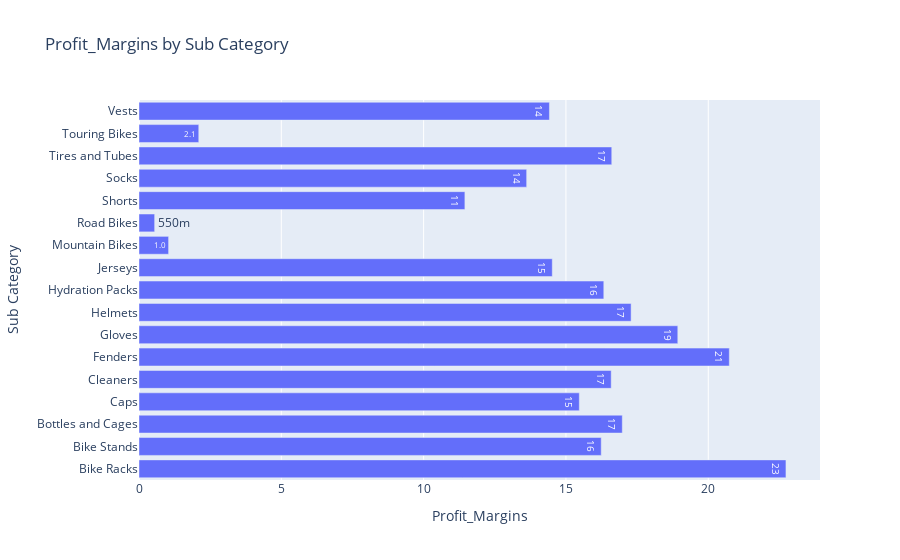

Notebook code cell kept with this figure:
### Code cell
fig=px.bar(Sucategory_Profit_Margin,y='Sub Category',x='Profit_Margins',
           text_auto='.2s',title="Profit_Margins by Sub Category")
fig.update_xaxes(title='Profit_Margins')



fig.show()

### Figure 1 — Plotly figure (JSON) as saved in the notebook; plotly's stock layout.template omitted (floating-point values rounded to 4 significant figures)
{"data": [{"alignmentgroup": "True", "hovertemplate": "Profit_Margins=%{x}<br>Sub Category=%{y}<extra></extra>", "legendgroup": "", "marker": {"color": "#636efa", "pattern": {"shape": ""}}, "name": "", "offsetgroup": "", "orientation": "h", "showlegend": false, "textposition": "auto", "texttemplate": "%{x:.2s}", "type": "bar", "x": [22.73, 16.24, 16.98, 15.47, 16.59, 20.74, 18.93, 17.29, 16.33, 14.52, 1.04, 0.55, 11.45, 13.62, 16.61, 2.1, 14.42], "xaxis": "x", "y": ["Bike Racks", "Bike Stands", "Bottles and Cages", "Caps", "Cleaners", "Fenders", "Gloves", "Helmets", "Hydration Packs", "Jerseys", "Mountain Bikes", "Road Bikes", "Shorts", "Socks", "Tires and Tubes", "Touring Bikes", "Vests"], "yaxis": "y"}], "layout": {"barmode": "relative", "legend": {"tracegroupgap": 0}, "title": {"text": "Profit_Margins by Sub Category"}, "xaxis": {"anchor": "y", "domain": [0, 1], "title": {"text": "Profit_Margins"}}, "yaxis": {"anchor": "x", "domain": [0, 1], "title": {"text": "Sub Category"}}}}
